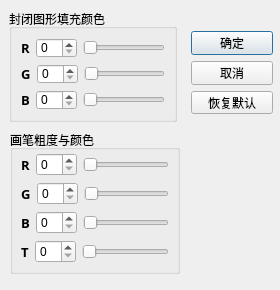
<?xml version="1.0" encoding="UTF-8"?>
<ui version="4.0">
 <class>ColorManageDialog</class>
 <widget class="QDialog" name="ColorManageDialog">
  <property name="geometry">
   <rect>
    <x>0</x>
    <y>0</y>
    <width>280</width>
    <height>290</height>
   </rect>
  </property>
  <property name="maximumSize">
   <size>
    <width>280</width>
    <height>300</height>
   </size>
  </property>
  <property name="windowTitle">
   <string>填充颜色与画笔管理</string>
  </property>
  <widget class="QGroupBox" name="colorBrushGroupBox">
   <property name="geometry">
    <rect>
     <x>9</x>
     <y>9</y>
     <width>168</width>
     <height>113</height>
    </rect>
   </property>
   <property name="title">
    <string>封闭图形填充颜色</string>
   </property>
   <layout class="QGridLayout" name="gridLayout_2">
    <item row="0" column="0">
     <layout class="QHBoxLayout" name="horizontalLayout">
      <item>
       <widget class="QLabel" name="redBrushLabel">
        <property name="font">
         <font>
          <family>黑体</family>
          <pointsize>10</pointsize>
          <weight>75</weight>
          <bold>true</bold>
         </font>
        </property>
        <property name="text">
         <string>R</string>
        </property>
       </widget>
      </item>
      <item>
       <widget class="QSpinBox" name="redBrushSpinBox"/>
      </item>
      <item>
       <widget class="QSlider" name="redBrushHorizontalSlider">
        <property name="orientation">
         <enum>Qt::Horizontal</enum>
        </property>
       </widget>
      </item>
     </layout>
    </item>
    <item row="1" column="0">
     <layout class="QHBoxLayout" name="horizontalLayout_2">
      <item>
       <widget class="QLabel" name="greenBrushLabel">
        <property name="font">
         <font>
          <family>黑体</family>
          <pointsize>10</pointsize>
          <weight>75</weight>
          <bold>true</bold>
         </font>
        </property>
        <property name="text">
         <string>G</string>
        </property>
       </widget>
      </item>
      <item>
       <widget class="QSpinBox" name="greenBrushSpinBox"/>
      </item>
      <item>
       <widget class="QSlider" name="greenBrushHorizontalSlider">
        <property name="orientation">
         <enum>Qt::Horizontal</enum>
        </property>
       </widget>
      </item>
     </layout>
    </item>
    <item row="2" column="0">
     <layout class="QHBoxLayout" name="horizontalLayout_3">
      <item>
       <widget class="QLabel" name="blueBrushLabel">
        <property name="font">
         <font>
          <family>黑体</family>
          <pointsize>10</pointsize>
          <weight>75</weight>
          <bold>true</bold>
         </font>
        </property>
        <property name="text">
         <string>B</string>
        </property>
       </widget>
      </item>
      <item>
       <widget class="QSpinBox" name="blueBrushSpinBox"/>
      </item>
      <item>
       <widget class="QSlider" name="blueBrushHorizontalSlider">
        <property name="orientation">
         <enum>Qt::Horizontal</enum>
        </property>
       </widget>
      </item>
     </layout>
    </item>
   </layout>
  </widget>
  <widget class="QGroupBox" name="colorGroupBox_2">
   <property name="geometry">
    <rect>
     <x>10</x>
     <y>130</y>
     <width>170</width>
     <height>144</height>
    </rect>
   </property>
   <property name="title">
    <string>画笔粗度与颜色</string>
   </property>
   <widget class="QWidget" name="layoutWidget">
    <property name="geometry">
     <rect>
      <x>11</x>
      <y>52</y>
      <width>148</width>
      <height>23</height>
     </rect>
    </property>
    <layout class="QHBoxLayout" name="horizontalLayout_5">
     <item>
      <widget class="QLabel" name="greenPenLabel">
       <property name="font">
        <font>
         <family>黑体</family>
         <pointsize>10</pointsize>
         <weight>75</weight>
         <bold>true</bold>
        </font>
       </property>
       <property name="text">
        <string>G</string>
       </property>
      </widget>
     </item>
     <item>
      <widget class="QSpinBox" name="greenPenSpinBox"/>
     </item>
     <item>
      <widget class="QSlider" name="greenPenHorizontalSlider">
       <property name="orientation">
        <enum>Qt::Horizontal</enum>
       </property>
      </widget>
     </item>
    </layout>
   </widget>
   <widget class="QWidget" name="layoutWidget">
    <property name="geometry">
     <rect>
      <x>11</x>
      <y>81</y>
      <width>148</width>
      <height>23</height>
     </rect>
    </property>
    <layout class="QHBoxLayout" name="horizontalLayout_6">
     <item>
      <widget class="QLabel" name="bluePenLabel">
       <property name="font">
        <font>
         <family>黑体</family>
         <pointsize>10</pointsize>
         <weight>75</weight>
         <bold>true</bold>
        </font>
       </property>
       <property name="text">
        <string>B</string>
       </property>
      </widget>
     </item>
     <item>
      <widget class="QSpinBox" name="bluePenSpinBox"/>
     </item>
     <item>
      <widget class="QSlider" name="bluePenHorizontalSlider">
       <property name="orientation">
        <enum>Qt::Horizontal</enum>
       </property>
      </widget>
     </item>
    </layout>
   </widget>
   <widget class="QWidget" name="layoutWidget">
    <property name="geometry">
     <rect>
      <x>11</x>
      <y>110</y>
      <width>148</width>
      <height>23</height>
     </rect>
    </property>
    <layout class="QHBoxLayout" name="horizontalLayout_7">
     <item>
      <widget class="QLabel" name="thickPenLabel">
       <property name="font">
        <font>
         <family>黑体</family>
         <pointsize>10</pointsize>
         <weight>75</weight>
         <bold>true</bold>
        </font>
       </property>
       <property name="text">
        <string>T</string>
       </property>
      </widget>
     </item>
     <item>
      <widget class="QSpinBox" name="thickPenSpinBox"/>
     </item>
     <item>
      <widget class="QSlider" name="thickPenHorizontalSlider">
       <property name="orientation">
        <enum>Qt::Horizontal</enum>
       </property>
      </widget>
     </item>
    </layout>
   </widget>
   <widget class="QWidget" name="layoutWidget">
    <property name="geometry">
     <rect>
      <x>11</x>
      <y>23</y>
      <width>148</width>
      <height>23</height>
     </rect>
    </property>
    <layout class="QHBoxLayout" name="horizontalLayout_4">
     <item>
      <widget class="QLabel" name="redPenLabel">
       <property name="font">
        <font>
         <family>黑体</family>
         <pointsize>10</pointsize>
         <weight>75</weight>
         <bold>true</bold>
        </font>
       </property>
       <property name="text">
        <string>R</string>
       </property>
      </widget>
     </item>
     <item>
      <widget class="QSpinBox" name="redPenSpinBox"/>
     </item>
     <item>
      <widget class="QSlider" name="redPenHorizontalSlider">
       <property name="orientation">
        <enum>Qt::Horizontal</enum>
       </property>
      </widget>
     </item>
    </layout>
   </widget>
  </widget>
  <widget class="QWidget" name="layoutWidget">
   <property name="geometry">
    <rect>
     <x>191</x>
     <y>31</y>
     <width>82</width>
     <height>83</height>
    </rect>
   </property>
   <layout class="QVBoxLayout" name="verticalLayout_2">
    <item>
     <widget class="QPushButton" name="okPushButton">
      <property name="text">
       <string>确定</string>
      </property>
     </widget>
    </item>
    <item>
     <widget class="QPushButton" name="CancelPushButton">
      <property name="text">
       <string>取消</string>
      </property>
     </widget>
    </item>
    <item>
     <widget class="QPushButton" name="acquiescencePushButton">
      <property name="text">
       <string>恢复默认</string>
      </property>
     </widget>
    </item>
   </layout>
  </widget>
 </widget>
 <resources/>
 <connections>
  <connection>
   <sender>redBrushSpinBox</sender>
   <signal>valueChanged(int)</signal>
   <receiver>redBrushHorizontalSlider</receiver>
   <slot>setValue(int)</slot>
   <hints>
    <hint type="sourcelabel">
     <x>54</x>
     <y>41</y>
    </hint>
    <hint type="destinationlabel">
     <x>123</x>
     <y>42</y>
    </hint>
   </hints>
  </connection>
  <connection>
   <sender>redBrushHorizontalSlider</sender>
   <signal>valueChanged(int)</signal>
   <receiver>redBrushSpinBox</receiver>
   <slot>setValue(int)</slot>
   <hints>
    <hint type="sourcelabel">
     <x>123</x>
     <y>42</y>
    </hint>
    <hint type="destinationlabel">
     <x>54</x>
     <y>41</y>
    </hint>
   </hints>
  </connection>
  <connection>
   <sender>greenBrushSpinBox</sender>
   <signal>valueChanged(int)</signal>
   <receiver>greenBrushHorizontalSlider</receiver>
   <slot>setValue(int)</slot>
   <hints>
    <hint type="sourcelabel">
     <x>54</x>
     <y>70</y>
    </hint>
    <hint type="destinationlabel">
     <x>123</x>
     <y>71</y>
    </hint>
   </hints>
  </connection>
  <connection>
   <sender>greenBrushHorizontalSlider</sender>
   <signal>valueChanged(int)</signal>
   <receiver>greenBrushSpinBox</receiver>
   <slot>setValue(int)</slot>
   <hints>
    <hint type="sourcelabel">
     <x>123</x>
     <y>71</y>
    </hint>
    <hint type="destinationlabel">
     <x>54</x>
     <y>70</y>
    </hint>
   </hints>
  </connection>
  <connection>
   <sender>blueBrushSpinBox</sender>
   <signal>valueChanged(int)</signal>
   <receiver>blueBrushHorizontalSlider</receiver>
   <slot>setValue(int)</slot>
   <hints>
    <hint type="sourcelabel">
     <x>54</x>
     <y>99</y>
    </hint>
    <hint type="destinationlabel">
     <x>123</x>
     <y>100</y>
    </hint>
   </hints>
  </connection>
  <connection>
   <sender>blueBrushHorizontalSlider</sender>
   <signal>valueChanged(int)</signal>
   <receiver>blueBrushSpinBox</receiver>
   <slot>setValue(int)</slot>
   <hints>
    <hint type="sourcelabel">
     <x>123</x>
     <y>100</y>
    </hint>
    <hint type="destinationlabel">
     <x>54</x>
     <y>99</y>
    </hint>
   </hints>
  </connection>
  <connection>
   <sender>redPenSpinBox</sender>
   <signal>valueChanged(int)</signal>
   <receiver>redPenHorizontalSlider</receiver>
   <slot>setValue(int)</slot>
   <hints>
    <hint type="sourcelabel">
     <x>55</x>
     <y>167</y>
    </hint>
    <hint type="destinationlabel">
     <x>125</x>
     <y>164</y>
    </hint>
   </hints>
  </connection>
  <connection>
   <sender>redPenHorizontalSlider</sender>
   <signal>valueChanged(int)</signal>
   <receiver>redPenSpinBox</receiver>
   <slot>setValue(int)</slot>
   <hints>
    <hint type="sourcelabel">
     <x>125</x>
     <y>164</y>
    </hint>
    <hint type="destinationlabel">
     <x>56</x>
     <y>163</y>
    </hint>
   </hints>
  </connection>
  <connection>
   <sender>greenPenSpinBox</sender>
   <signal>valueChanged(int)</signal>
   <receiver>greenPenHorizontalSlider</receiver>
   <slot>setValue(int)</slot>
   <hints>
    <hint type="sourcelabel">
     <x>56</x>
     <y>192</y>
    </hint>
    <hint type="destinationlabel">
     <x>125</x>
     <y>193</y>
    </hint>
   </hints>
  </connection>
  <connection>
   <sender>greenPenHorizontalSlider</sender>
   <signal>valueChanged(int)</signal>
   <receiver>greenPenSpinBox</receiver>
   <slot>setValue(int)</slot>
   <hints>
    <hint type="sourcelabel">
     <x>125</x>
     <y>193</y>
    </hint>
    <hint type="destinationlabel">
     <x>56</x>
     <y>192</y>
    </hint>
   </hints>
  </connection>
  <connection>
   <sender>bluePenSpinBox</sender>
   <signal>valueChanged(int)</signal>
   <receiver>bluePenHorizontalSlider</receiver>
   <slot>setValue(int)</slot>
   <hints>
    <hint type="sourcelabel">
     <x>56</x>
     <y>221</y>
    </hint>
    <hint type="destinationlabel">
     <x>125</x>
     <y>222</y>
    </hint>
   </hints>
  </connection>
  <connection>
   <sender>bluePenHorizontalSlider</sender>
   <signal>valueChanged(int)</signal>
   <receiver>bluePenSpinBox</receiver>
   <slot>setValue(int)</slot>
   <hints>
    <hint type="sourcelabel">
     <x>125</x>
     <y>222</y>
    </hint>
    <hint type="destinationlabel">
     <x>56</x>
     <y>221</y>
    </hint>
   </hints>
  </connection>
  <connection>
   <sender>thickPenSpinBox</sender>
   <signal>valueChanged(int)</signal>
   <receiver>thickPenHorizontalSlider</receiver>
   <slot>setValue(int)</slot>
   <hints>
    <hint type="sourcelabel">
     <x>56</x>
     <y>250</y>
    </hint>
    <hint type="destinationlabel">
     <x>125</x>
     <y>251</y>
    </hint>
   </hints>
  </connection>
  <connection>
   <sender>thickPenHorizontalSlider</sender>
   <signal>valueChanged(int)</signal>
   <receiver>thickPenSpinBox</receiver>
   <slot>setValue(int)</slot>
   <hints>
    <hint type="sourcelabel">
     <x>125</x>
     <y>251</y>
    </hint>
    <hint type="destinationlabel">
     <x>56</x>
     <y>250</y>
    </hint>
   </hints>
  </connection>
  <connection>
   <sender>CancelPushButton</sender>
   <signal>clicked()</signal>
   <receiver>ColorManageDialog</receiver>
   <slot>close()</slot>
   <hints>
    <hint type="sourcelabel">
     <x>231</x>
     <y>72</y>
    </hint>
    <hint type="destinationlabel">
     <x>138</x>
     <y>146</y>
    </hint>
   </hints>
  </connection>
  <connection>
   <sender>okPushButton</sender>
   <signal>clicked()</signal>
   <receiver>ColorManageDialog</receiver>
   <slot>close()</slot>
   <hints>
    <hint type="sourcelabel">
     <x>231</x>
     <y>43</y>
    </hint>
    <hint type="destinationlabel">
     <x>138</x>
     <y>146</y>
    </hint>
   </hints>
  </connection>
 </connections>
</ui>
